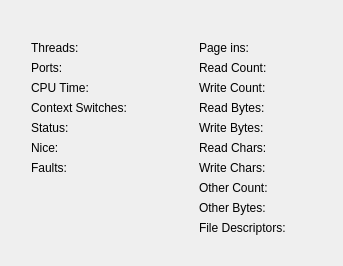
       <widget class="QWidget" name="tab">
        <attribute name="title">
         <string>Statistics</string>
        </attribute>
        <layout class="QHBoxLayout" name="horizontalLayout_8">
         <item>
          <layout class="QHBoxLayout" name="horizontalLayout_7">
           <property name="leftMargin">
            <number>20</number>
           </property>
           <property name="topMargin">
            <number>30</number>
           </property>
           <property name="rightMargin">
            <number>20</number>
           </property>
           <property name="bottomMargin">
            <number>20</number>
           </property>
           <item>
            <layout class="QGridLayout" name="gridLayout_4">
             <item row="2" column="0">
              <widget class="QLabel" name="cpu_time">
               <property name="sizePolicy">
                <sizepolicy hsizetype="Preferred" vsizetype="Preferred">
                 <horstretch>0</horstretch>
                 <verstretch>0</verstretch>
                </sizepolicy>
               </property>
               <property name="toolTip">
                <string>&lt;html&gt;&lt;head/&gt;&lt;body&gt;&lt;p&gt;The amount of time this process use the CPU.&lt;/p&gt;&lt;/body&gt;&lt;/html&gt;</string>
               </property>
               <property name="text">
                <string>CPU Time:</string>
               </property>
              </widget>
             </item>
             <item row="4" column="0">
              <widget class="QLabel" name="status">
               <property name="sizePolicy">
                <sizepolicy hsizetype="Preferred" vsizetype="Preferred">
                 <horstretch>0</horstretch>
                 <verstretch>0</verstretch>
                </sizepolicy>
               </property>
               <property name="toolTip">
                <string>&lt;html&gt;&lt;head/&gt;&lt;body&gt;&lt;p&gt;Amount of memory that has been swapped out to disk.&lt;/p&gt;&lt;/body&gt;&lt;/html&gt;</string>
               </property>
               <property name="text">
                <string>Status:</string>
               </property>
              </widget>
             </item>
             <item row="3" column="0">
              <widget class="QLabel" name="context_switches">
               <property name="sizePolicy">
                <sizepolicy hsizetype="Preferred" vsizetype="Preferred">
                 <horstretch>0</horstretch>
                 <verstretch>0</verstretch>
                </sizepolicy>
               </property>
               <property name="toolTip">
                <string>&lt;html&gt;&lt;head/&gt;&lt;body&gt;&lt;p&gt;The amount of physical memory devoted to other than executable code.&lt;/p&gt;&lt;/body&gt;&lt;/html&gt;</string>
               </property>
               <property name="text">
                <string>Context Switches:</string>
               </property>
              </widget>
             </item>
             <item row="7" column="0">
              <spacer name="verticalSpacer_3">
               <property name="orientation">
                <enum>Qt::Vertical</enum>
               </property>
               <property name="sizeType">
                <enum>QSizePolicy::MinimumExpanding</enum>
               </property>
               <property name="sizeHint" stdset="0">
                <size>
                 <width>20</width>
                 <height>0</height>
                </size>
               </property>
              </spacer>
             </item>
             <item row="0" column="1">
              <widget class="QLabel" name="threads_number_value">
               <property name="sizePolicy">
                <sizepolicy hsizetype="Preferred" vsizetype="Preferred">
                 <horstretch>0</horstretch>
                 <verstretch>0</verstretch>
                </sizepolicy>
               </property>
               <property name="minimumSize">
                <size>
                 <width>20</width>
                 <height>0</height>
                </size>
               </property>
               <property name="toolTip">
                <string>&lt;html&gt;&lt;head/&gt;&lt;body&gt;&lt;p&gt;The number of threads currently used by this process&lt;/p&gt;&lt;/body&gt;&lt;/html&gt;</string>
               </property>
               <property name="text">
                <string/>
               </property>
               <property name="alignment">
                <set>Qt::AlignRight|Qt::AlignTrailing|Qt::AlignVCenter</set>
               </property>
              </widget>
             </item>
             <item row="2" column="1">
              <widget class="QLabel" name="cpu_time_value">
               <property name="minimumSize">
                <size>
                 <width>20</width>
                 <height>0</height>
                </size>
               </property>
               <property name="toolTip">
                <string>&lt;html&gt;&lt;head/&gt;&lt;body&gt;&lt;p&gt;The amount of time this process use the CPU.&lt;/p&gt;&lt;/body&gt;&lt;/html&gt;</string>
               </property>
               <property name="text">
                <string/>
               </property>
               <property name="alignment">
                <set>Qt::AlignRight|Qt::AlignTrailing|Qt::AlignVCenter</set>
               </property>
              </widget>
             </item>
             <item row="0" column="0">
              <widget class="QLabel" name="threads_number">
               <property name="sizePolicy">
                <sizepolicy hsizetype="Ignored" vsizetype="Preferred">
                 <horstretch>0</horstretch>
                 <verstretch>0</verstretch>
                </sizepolicy>
               </property>
               <property name="toolTip">
                <string>&lt;html&gt;&lt;head/&gt;&lt;body&gt;&lt;p&gt;The number of threads currently used by this process&lt;/p&gt;&lt;/body&gt;&lt;/html&gt;</string>
               </property>
               <property name="text">
                <string>Threads:</string>
               </property>
              </widget>
             </item>
             <item row="5" column="1">
              <widget class="QLabel" name="nice_value">
               <property name="minimumSize">
                <size>
                 <width>20</width>
                 <height>0</height>
                </size>
               </property>
               <property name="toolTip">
                <string>&lt;html&gt;&lt;head/&gt;&lt;body&gt;&lt;p&gt;The higher the nice value, the lower the priority of the process.&lt;/p&gt;&lt;/body&gt;&lt;/html&gt;</string>
               </property>
               <property name="text">
                <string/>
               </property>
               <property name="alignment">
                <set>Qt::AlignRight|Qt::AlignTrailing|Qt::AlignVCenter</set>
               </property>
              </widget>
             </item>
             <item row="3" column="1">
              <widget class="QLabel" name="context_switches_value">
               <property name="minimumSize">
                <size>
                 <width>20</width>
                 <height>0</height>
                </size>
               </property>
               <property name="text">
                <string/>
               </property>
               <property name="alignment">
                <set>Qt::AlignRight|Qt::AlignTrailing|Qt::AlignVCenter</set>
               </property>
              </widget>
             </item>
             <item row="5" column="0">
              <widget class="QLabel" name="nice">
               <property name="sizePolicy">
                <sizepolicy hsizetype="Preferred" vsizetype="Preferred">
                 <horstretch>0</horstretch>
                 <verstretch>0</verstretch>
                </sizepolicy>
               </property>
               <property name="toolTip">
                <string>&lt;html&gt;&lt;head/&gt;&lt;body&gt;&lt;p&gt;The higher the nice value, the lower the priority of the process.&lt;/p&gt;&lt;/body&gt;&lt;/html&gt;</string>
               </property>
               <property name="text">
                <string>Nice:</string>
               </property>
              </widget>
             </item>
             <item row="6" column="0">
              <widget class="QLabel" name="fault">
               <property name="sizePolicy">
                <sizepolicy hsizetype="Preferred" vsizetype="Preferred">
                 <horstretch>0</horstretch>
                 <verstretch>0</verstretch>
                </sizepolicy>
               </property>
               <property name="toolTip">
                <string>&lt;html&gt;&lt;head/&gt;&lt;body&gt;&lt;p&gt;Number of page faults.&lt;/p&gt;&lt;/body&gt;&lt;/html&gt;</string>
               </property>
               <property name="text">
                <string>Faults:</string>
               </property>
              </widget>
             </item>
             <item row="1" column="0">
              <widget class="QLabel" name="ports">
               <property name="sizePolicy">
                <sizepolicy hsizetype="Preferred" vsizetype="Minimum">
                 <horstretch>0</horstretch>
                 <verstretch>0</verstretch>
                </sizepolicy>
               </property>
               <property name="toolTip">
                <string>&lt;html&gt;&lt;head/&gt;&lt;body&gt;&lt;p&gt;Cumulative ports used by connections of this process. &lt;/p&gt;&lt;/body&gt;&lt;/html&gt;</string>
               </property>
               <property name="text">
                <string>Ports:</string>
               </property>
              </widget>
             </item>
             <item row="4" column="1">
              <widget class="QLabel" name="status_value">
               <property name="minimumSize">
                <size>
                 <width>20</width>
                 <height>0</height>
                </size>
               </property>
               <property name="text">
                <string/>
               </property>
               <property name="alignment">
                <set>Qt::AlignRight|Qt::AlignTrailing|Qt::AlignVCenter</set>
               </property>
              </widget>
             </item>
             <item row="6" column="1">
              <widget class="QLabel" name="fault_value">
               <property name="minimumSize">
                <size>
                 <width>20</width>
                 <height>0</height>
                </size>
               </property>
               <property name="toolTip">
                <string>&lt;html&gt;&lt;head/&gt;&lt;body&gt;&lt;p&gt;Number of page faults.&lt;/p&gt;&lt;/body&gt;&lt;/html&gt;</string>
               </property>
               <property name="text">
                <string/>
               </property>
               <property name="alignment">
                <set>Qt::AlignRight|Qt::AlignTrailing|Qt::AlignVCenter</set>
               </property>
              </widget>
             </item>
             <item row="1" column="1">
              <widget class="QLabel" name="ports_value">
               <property name="minimumSize">
                <size>
                 <width>20</width>
                 <height>0</height>
                </size>
               </property>
               <property name="toolTip">
                <string>&lt;html&gt;&lt;head/&gt;&lt;body&gt;&lt;p&gt;Cumulative ports used by connections of this process. &lt;/p&gt;&lt;/body&gt;&lt;/html&gt;</string>
               </property>
               <property name="text">
                <string/>
               </property>
               <property name="alignment">
                <set>Qt::AlignRight|Qt::AlignTrailing|Qt::AlignVCenter</set>
               </property>
              </widget>
             </item>
            </layout>
           </item>
           <item>
            <spacer name="horizontalSpacer_5">
             <property name="orientation">
              <enum>Qt::Horizontal</enum>
             </property>
             <property name="sizeType">
              <enum>QSizePolicy::MinimumExpanding</enum>
             </property>
             <property name="sizeHint" stdset="0">
              <size>
               <width>40</width>
               <height>20</height>
              </size>
             </property>
            </spacer>
           </item>
           <item>
            <layout class="QGridLayout" name="gridLayout_5">
             <property name="leftMargin">
              <number>0</number>
             </property>
             <property name="topMargin">
              <number>0</number>
             </property>
             <item row="9" column="1">
              <widget class="QLabel" name="file_descriptors_value">
               <property name="minimumSize">
                <size>
                 <width>20</width>
                 <height>0</height>
                </size>
               </property>
               <property name="toolTip">
                <string>&lt;html&gt;&lt;head/&gt;&lt;body&gt;&lt;p&gt;The number of file descriptors currently opened by this process (non cumulative).&lt;/p&gt;&lt;/body&gt;&lt;/html&gt;</string>
               </property>
               <property name="text">
                <string/>
               </property>
               <property name="alignment">
                <set>Qt::AlignRight|Qt::AlignTrailing|Qt::AlignVCenter</set>
               </property>
              </widget>
             </item>
             <item row="8" column="0">
              <widget class="QLabel" name="other_bytes">
               <property name="sizePolicy">
                <sizepolicy hsizetype="Preferred" vsizetype="Preferred">
                 <horstretch>0</horstretch>
                 <verstretch>0</verstretch>
                </sizepolicy>
               </property>
               <property name="toolTip">
                <string>&lt;html&gt;&lt;head/&gt;&lt;body&gt;&lt;p&gt;The number of bytes transferred during operations other than read and write operations.&lt;/p&gt;&lt;/body&gt;&lt;/html&gt;</string>
               </property>
               <property name="text">
                <string>Other Bytes:</string>
               </property>
              </widget>
             </item>
             <item row="10" column="0">
              <spacer name="verticalSpacer_4">
               <property name="orientation">
                <enum>Qt::Vertical</enum>
               </property>
               <property name="sizeType">
                <enum>QSizePolicy::MinimumExpanding</enum>
               </property>
               <property name="sizeHint" stdset="0">
                <size>
                 <width>20</width>
                 <height>0</height>
                </size>
               </property>
              </spacer>
             </item>
             <item row="6" column="1">
              <widget class="QLabel" name="write_chars_value">
               <property name="minimumSize">
                <size>
                 <width>20</width>
                 <height>0</height>
                </size>
               </property>
               <property name="toolTip">
                <string>&lt;html&gt;&lt;head/&gt;&lt;body&gt;&lt;p&gt;Differently from write_bytes it doesn’t care whether or not actual physical disk I/O occurred.&lt;/p&gt;&lt;/body&gt;&lt;/html&gt;</string>
               </property>
               <property name="text">
                <string/>
               </property>
               <property name="alignment">
                <set>Qt::AlignRight|Qt::AlignTrailing|Qt::AlignVCenter</set>
               </property>
              </widget>
             </item>
             <item row="0" column="0">
              <widget class="QLabel" name="pageins">
               <property name="sizePolicy">
                <sizepolicy hsizetype="Preferred" vsizetype="Preferred">
                 <horstretch>0</horstretch>
                 <verstretch>0</verstretch>
                </sizepolicy>
               </property>
               <property name="toolTip">
                <string>&lt;html&gt;&lt;head/&gt;&lt;body&gt;&lt;p&gt;Number of actual pageins&lt;/p&gt;&lt;/body&gt;&lt;/html&gt;</string>
               </property>
               <property name="text">
                <string>Page ins:</string>
               </property>
              </widget>
             </item>
             <item row="0" column="1">
              <widget class="QLabel" name="pageins_value">
               <property name="sizePolicy">
                <sizepolicy hsizetype="Preferred" vsizetype="Preferred">
                 <horstretch>0</horstretch>
                 <verstretch>0</verstretch>
                </sizepolicy>
               </property>
               <property name="minimumSize">
                <size>
                 <width>20</width>
                 <height>0</height>
                </size>
               </property>
               <property name="toolTip">
                <string>&lt;html&gt;&lt;head/&gt;&lt;body&gt;&lt;p&gt;Number of actual pageins&lt;/p&gt;&lt;/body&gt;&lt;/html&gt;</string>
               </property>
               <property name="text">
                <string/>
               </property>
               <property name="alignment">
                <set>Qt::AlignRight|Qt::AlignTrailing|Qt::AlignVCenter</set>
               </property>
              </widget>
             </item>
             <item row="2" column="0">
              <widget class="QLabel" name="write_count">
               <property name="sizePolicy">
                <sizepolicy hsizetype="Preferred" vsizetype="Preferred">
                 <horstretch>0</horstretch>
                 <verstretch>0</verstretch>
                </sizepolicy>
               </property>
               <property name="toolTip">
                <string>&lt;html&gt;&lt;head/&gt;&lt;body&gt;&lt;p&gt;The number of write operations performed (cumulative).&lt;/p&gt;&lt;/body&gt;&lt;/html&gt;</string>
               </property>
               <property name="text">
                <string>Write Count:</string>
               </property>
              </widget>
             </item>
             <item row="5" column="0">
              <widget class="QLabel" name="read_chars">
               <property name="sizePolicy">
                <sizepolicy hsizetype="Preferred" vsizetype="Preferred">
                 <horstretch>0</horstretch>
                 <verstretch>0</verstretch>
                </sizepolicy>
               </property>
               <property name="toolTip">
                <string>&lt;html&gt;&lt;head/&gt;&lt;body&gt;&lt;p&gt;Differently from read_bytes it doesn’t care whether or not actual physical disk I/O occurred.&lt;/p&gt;&lt;/body&gt;&lt;/html&gt;</string>
               </property>
               <property name="text">
                <string>Read Chars:</string>
               </property>
              </widget>
             </item>
             <item row="2" column="1">
              <widget class="QLabel" name="write_count_value">
               <property name="minimumSize">
                <size>
                 <width>20</width>
                 <height>0</height>
                </size>
               </property>
               <property name="toolTip">
                <string>&lt;html&gt;&lt;head/&gt;&lt;body&gt;&lt;p&gt;The number of write operations performed (cumulative).&lt;/p&gt;&lt;/body&gt;&lt;/html</string>
               </property>
               <property name="text">
                <string/>
               </property>
               <property name="alignment">
                <set>Qt::AlignRight|Qt::AlignTrailing|Qt::AlignVCenter</set>
               </property>
              </widget>
             </item>
             <item row="9" column="0">
              <widget class="QLabel" name="file_descriptors">
               <property name="sizePolicy">
                <sizepolicy hsizetype="Preferred" vsizetype="Preferred">
                 <horstretch>0</horstretch>
                 <verstretch>0</verstretch>
                </sizepolicy>
               </property>
               <property name="toolTip">
                <string>&lt;html&gt;&lt;head/&gt;&lt;body&gt;&lt;p&gt;The number of file descriptors currently opened by this process (non cumulative).&lt;/p&gt;&lt;/body&gt;&lt;/html&gt;</string>
               </property>
               <property name="text">
                <string>File Descriptors:</string>
               </property>
              </widget>
             </item>
             <item row="3" column="1">
              <widget class="QLabel" name="read_bytes_value">
               <property name="minimumSize">
                <size>
                 <width>20</width>
                 <height>0</height>
                </size>
               </property>
               <property name="toolTip">
                <string>&lt;html&gt;&lt;head/&gt;&lt;body&gt;&lt;p&gt;The number of bytes read (cumulative)&lt;/p&gt;&lt;/body&gt;&lt;/html&gt;</string>
               </property>
               <property name="text">
                <string/>
               </property>
               <property name="alignment">
                <set>Qt::AlignRight|Qt::AlignTrailing|Qt::AlignVCenter</set>
               </property>
              </widget>
             </item>
             <item row="7" column="0">
              <widget class="QLabel" name="other_count">
               <property name="sizePolicy">
                <sizepolicy hsizetype="Preferred" vsizetype="Preferred">
                 <horstretch>0</horstretch>
                 <verstretch>0</verstretch>
                </sizepolicy>
               </property>
               <property name="toolTip">
                <string>&lt;html&gt;&lt;head/&gt;&lt;body&gt;&lt;p&gt;The number of I/O operations performed other than read and write operations.&lt;/p&gt;&lt;/body&gt;&lt;/html&gt;</string>
               </property>
               <property name="text">
                <string>Other Count:</string>
               </property>
              </widget>
             </item>
             <item row="8" column="1">
              <widget class="QLabel" name="other_bytes_value">
               <property name="minimumSize">
                <size>
                 <width>20</width>
                 <height>0</height>
                </size>
               </property>
               <property name="toolTip">
                <string>&lt;html&gt;&lt;head/&gt;&lt;body&gt;&lt;p&gt;The number of bytes transferred during operations other than read and write operations.&lt;/p&gt;&lt;/body&gt;&lt;/html&gt;</string>
               </property>
               <property name="text">
                <string/>
               </property>
               <property name="alignment">
                <set>Qt::AlignRight|Qt::AlignTrailing|Qt::AlignVCenter</set>
               </property>
              </widget>
             </item>
             <item row="4" column="1">
              <widget class="QLabel" name="write_bytes_value">
               <property name="minimumSize">
                <size>
                 <width>20</width>
                 <height>0</height>
                </size>
               </property>
               <property name="toolTip">
                <string>&lt;html&gt;&lt;head/&gt;&lt;body&gt;&lt;p&gt;The number of bytes written (cumulative).&lt;/p&gt;&lt;/body&gt;&lt;/html&gt;</string>
               </property>
               <property name="text">
                <string/>
               </property>
               <property name="alignment">
                <set>Qt::AlignRight|Qt::AlignTrailing|Qt::AlignVCenter</set>
               </property>
              </widget>
             </item>
             <item row="3" column="0">
              <widget class="QLabel" name="read_bytes">
               <property name="sizePolicy">
                <sizepolicy hsizetype="Preferred" vsizetype="Preferred">
                 <horstretch>0</horstretch>
                 <verstretch>0</verstretch>
                </sizepolicy>
               </property>
               <property name="toolTip">
                <string>&lt;html&gt;&lt;head/&gt;&lt;body&gt;&lt;p&gt;The number of bytes read (cumulative)&lt;/p&gt;&lt;/body&gt;&lt;/html&gt;</string>
               </property>
               <property name="text">
                <string>Read Bytes:</string>
               </property>
              </widget>
             </item>
             <item row="1" column="1">
              <widget class="QLabel" name="read_count_value">
               <property name="minimumSize">
                <size>
                 <width>20</width>
                 <height>0</height>
                </size>
               </property>
               <property name="toolTip">
                <string>&lt;html&gt;&lt;head/&gt;&lt;body&gt;&lt;p&gt;The number of read operations performed (cumulative).&lt;/p&gt;&lt;/body&gt;&lt;/html&gt;</string>
               </property>
               <property name="text">
                <string/>
               </property>
               <property name="alignment">
                <set>Qt::AlignRight|Qt::AlignTrailing|Qt::AlignVCenter</set>
               </property>
              </widget>
             </item>
             <item row="7" column="1">
              <widget class="QLabel" name="other_count_value">
               <property name="minimumSize">
                <size>
                 <width>20</width>
                 <height>0</height>
                </size>
               </property>
               <property name="toolTip">
                <string>&lt;html&gt;&lt;head/&gt;&lt;body&gt;&lt;p&gt;The number of I/O operations performed other than read and write operations.&lt;/p&gt;&lt;/body&gt;&lt;/html&gt;</string>
               </property>
               <property name="text">
                <string/>
               </property>
               <property name="alignment">
                <set>Qt::AlignRight|Qt::AlignTrailing|Qt::AlignVCenter</set>
               </property>
              </widget>
             </item>
             <item row="6" column="0">
              <widget class="QLabel" name="write_chars">
               <property name="sizePolicy">
                <sizepolicy hsizetype="Preferred" vsizetype="Preferred">
                 <horstretch>0</horstretch>
                 <verstretch>0</verstretch>
                </sizepolicy>
               </property>
               <property name="toolTip">
                <string>&lt;html&gt;&lt;head/&gt;&lt;body&gt;&lt;p&gt;Differently from write_bytes it doesn’t care whether or not actual physical disk I/O occurred.&lt;/p&gt;&lt;/body&gt;&lt;/html&gt;</string>
               </property>
               <property name="text">
                <string>Write Chars:</string>
               </property>
              </widget>
             </item>
             <item row="4" column="0">
              <widget class="QLabel" name="write_bytes">
               <property name="sizePolicy">
                <sizepolicy hsizetype="Preferred" vsizetype="Preferred">
                 <horstretch>0</horstretch>
                 <verstretch>0</verstretch>
                </sizepolicy>
               </property>
               <property name="toolTip">
                <string>&lt;html&gt;&lt;head/&gt;&lt;body&gt;&lt;p&gt;The number of bytes written (cumulative).&lt;/p&gt;&lt;/body&gt;&lt;/html&gt;</string>
               </property>
               <property name="text">
                <string>Write Bytes:</string>
               </property>
              </widget>
             </item>
             <item row="1" column="0">
              <widget class="QLabel" name="read_count">
               <property name="sizePolicy">
                <sizepolicy hsizetype="Preferred" vsizetype="Minimum">
                 <horstretch>0</horstretch>
                 <verstretch>0</verstretch>
                </sizepolicy>
               </property>
               <property name="toolTip">
                <string>&lt;html&gt;&lt;head/&gt;&lt;body&gt;&lt;p&gt;The number of read operations performed (cumulative).&lt;/p&gt;&lt;/body&gt;&lt;/html&gt;</string>
               </property>
               <property name="text">
                <string>Read Count:</string>
               </property>
              </widget>
             </item>
             <item row="5" column="1">
              <widget class="QLabel" name="read_chars_value">
               <property name="minimumSize">
                <size>
                 <width>20</width>
                 <height>0</height>
                </size>
               </property>
               <property name="toolTip">
                <string>&lt;html&gt;&lt;head/&gt;&lt;body&gt;&lt;p&gt;Differently from read_bytes it doesn’t care whether or not actual physical disk I/O occurred.&lt;/p&gt;&lt;/body&gt;&lt;/html&gt;</string>
               </property>
               <property name="text">
                <string/>
               </property>
               <property name="alignment">
                <set>Qt::AlignRight|Qt::AlignTrailing|Qt::AlignVCenter</set>
               </property>
              </widget>
             </item>
            </layout>
           </item>
           <item>
            <spacer name="horizontalSpacer_6">
             <property name="orientation">
              <enum>Qt::Horizontal</enum>
             </property>
             <property name="sizeType">
              <enum>QSizePolicy::MinimumExpanding</enum>
             </property>
             <property name="sizeHint" stdset="0">
              <size>
               <width>0</width>
               <height>20</height>
              </size>
             </property>
            </spacer>
           </item>
          </layout>
         </item>
        </layout>
       </widget>
